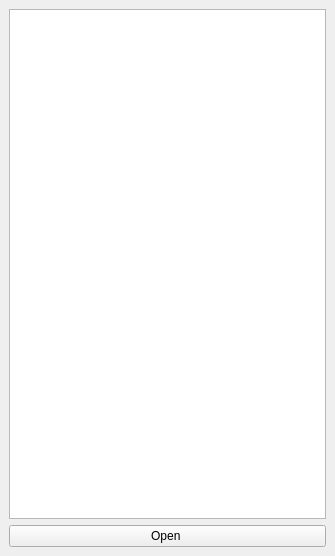
<?xml version="1.0" encoding="UTF-8"?>
<ui version="4.0">
 <class>comWIndows</class>
 <widget class="QMainWindow" name="comWIndows">
  <property name="geometry">
   <rect>
    <x>0</x>
    <y>0</y>
    <width>335</width>
    <height>556</height>
   </rect>
  </property>
  <property name="minimumSize">
   <size>
    <width>335</width>
    <height>553</height>
   </size>
  </property>
  <property name="maximumSize">
   <size>
    <width>335</width>
    <height>556</height>
   </size>
  </property>
  <property name="windowTitle">
   <string>COM_PORT</string>
  </property>
  <widget class="QWidget" name="centralwidget">
   <layout class="QGridLayout" name="gridLayout">
    <item row="0" column="0">
     <widget class="QListWidget" name="listWidget">
      <property name="font">
       <font>
        <pointsize>11</pointsize>
        <weight>50</weight>
        <bold>false</bold>
       </font>
      </property>
      <property name="styleSheet">
       <string notr="true">border-color: rgb(0, 0, 0);</string>
      </property>
     </widget>
    </item>
    <item row="1" column="0">
     <widget class="QPushButton" name="pushButton">
      <property name="text">
       <string>Open </string>
      </property>
     </widget>
    </item>
   </layout>
  </widget>
 </widget>
 <resources/>
 <connections/>
</ui>
